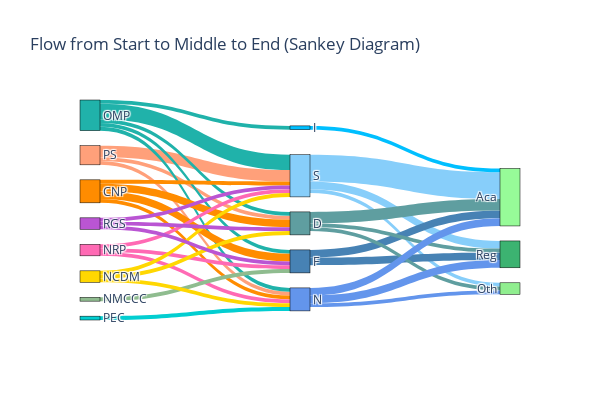

Source (notebook cell):
### Markdown cell above
# Snakey Diagram

### Code cell
data = {
    'LABEL': ['S', 'F', 'D', 'N', 'I'],
    'PS': [3, 0, 1, 1, 0],
    'OMP': [4, 1, 1, 1, 1],
    'CNP': [1, 2, 2, 1, 0],
    'NRP': [1, 1, 0, 1, 0],
    'NMCCC': [0, 1, 0, 0, 0],
    'PEC': [0, 0, 0, 1, 0],
    'NCDM': [1, 0, 1, 1, 0],
    'RGS': [1, 1, 1, 0, 0],
    'Reg': [2, 2, 1, 2, 0],
    'Aca': [7, 2, 3, 2, 1],
    'Oth': [1, 0, 1, 1, 0]
}

# Create DataFrame
sankey_df = pd.DataFrame(data)

# Define the start, middle, and end nodes
start = list(sankey_df.columns[1:9])     # ['PS', 'OMP', 'CNP', 'NRP', 'NMCCC', 'PEC', 'NCDM', 'RGS']
middle = list(sankey_df['LABEL'].unique())  # ['S', 'F', 'D', 'N', 'I']
end = list(sankey_df.columns[9:])        # ['Reg', 'Aca', 'Oth']

# All node labels combined
node_labels = start + middle + end

# Create mapping of node names to indices
node_indices = {x: i for i, x in enumerate(node_labels)}

# Define function to find distance/values in the DataFrame
def find_distance_sankey(label, column):
    """Returns the value for the given label and column."""
    return sankey_df.loc[sankey_df['LABEL'] == label, column].values[0]

# Initialize lists for sources, targets, and values
source = []
target = []
value = []

# Get values from start to middle
for s in start:
    for m in middle:
        dist = find_distance_sankey(m, s)
        if dist > 0:
            source.append(node_indices[s])
            target.append(node_indices[m])
            value.append(dist)

# Get values from middle to end
for m in middle:
    for e in end:
        dist = find_distance_sankey(m, e)
        if dist > 0:
            source.append(node_indices[m])
            target.append(node_indices[e])
            value.append(dist)

# Define colors for the nodes
colors = [
    '#FFA07A', # PS
    '#20B2AA', # OMP
    '#FF8C00', # CNP
    '#FF6AB4', # NRP
    '#8FBC8F', # NMCCC
    '#02CED1', # PEC
    '#FFD701', # NCDM
    '#BA55D3', # RGS
    '#87CEFA', # S
    '#4782B4', # F
    '#5F9EA0', # D
    '#6395EC', # N 
    '#00BFFF', # I
    '#3CB371', # Reg
    '#97FB98', # Aca
    '#90EE8F'  # Oth
]

# Create the Sankey Diagram
fig = go.Figure(data=[go.Sankey(
    node=dict(
        pad=15,
        thickness=20,
        line=dict(color="black", width=0.5),
        label=node_labels,
        color=colors
    ),
    link=dict(
        source=source,
        target=target,
        value=value,
        color=[colors[s] for s in source]  # Color the links based on the source
    )
)])

fig.update_layout(
    title_text="Flow from Start to Middle to End (Sankey Diagram)",
    font_size=12,
    width=600,    # Reduce width here
    height=400    # Adjust height proportionally
    )
fig.show()

### Figure 1 — Plotly figure (JSON) as saved in the notebook; plotly's stock layout.template omitted (floating-point values rounded to 4 significant figures)
{"data": [{"link": {"color": ["#FFA07A", "#FFA07A", "#FFA07A", "#20B2AA", "#20B2AA", "#20B2AA", "#20B2AA", "#20B2AA", "#FF8C00", "#FF8C00", "#FF8C00", "#FF8C00", "#FF6AB4", "#FF6AB4", "#FF6AB4", "#8FBC8F", "#02CED1", "#FFD701", "#FFD701", "#FFD701", "#BA55D3", "#BA55D3", "#BA55D3", "#87CEFA", "#87CEFA", "#87CEFA", "#4782B4", "#4782B4", "#5F9EA0", "#5F9EA0", "#5F9EA0", "#6395EC", "#6395EC", "#6395EC", "#00BFFF"], "source": [0, 0, 0, 1, 1, 1, 1, 1, 2, 2, 2, 2, 3, 3, 3, 4, 5, 6, 6, 6, 7, 7, 7, 8, 8, 8, 9, 9, 10, 10, 10, 11, 11, 11, 12], "target": [8, 10, 11, 8, 9, 10, 11, 12, 8, 9, 10, 11, 8, 9, 11, 9, 11, 8, 10, 11, 8, 9, 10, 13, 14, 15, 13, 14, 13, 14, 15, 13, 14, 15, 14], "value": [3, 1, 1, 4, 1, 1, 1, 1, 1, 2, 2, 1, 1, 1, 1, 1, 1, 1, 1, 1, 1, 1, 1, 2, 7, 1, 2, 2, 1, 3, 1, 2, 2, 1, 1]}, "node": {"color": ["#FFA07A", "#20B2AA", "#FF8C00", "#FF6AB4", "#8FBC8F", "#02CED1", "#FFD701", "#BA55D3", "#87CEFA", "#4782B4", "#5F9EA0", "#6395EC", "#00BFFF", "#3CB371", "#97FB98", "#90EE8F"], "label": ["PS", "OMP", "CNP", "NRP", "NMCCC", "PEC", "NCDM", "RGS", "S", "F", "D", "N", "I", "Reg", "Aca", "Oth"], "line": {"color": "black", "width": 0.5}, "pad": 15, "thickness": 20}, "type": "sankey"}], "layout": {"font": {"size": 12}, "height": 400, "title": {"text": "Flow from Start to Middle to End (Sankey Diagram)"}, "width": 600}}
